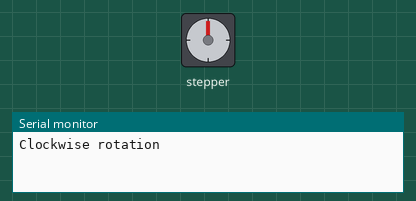
Simulated run of this sketch. Board: Arduino Uno, built with avr-gcc and run on an emulated ATmega328P. Shown: stepper motor, the last lines printed to the serial monitor. Stepper angles assume 2048 steps per turn.

Above: at 0.05 s.
At 2.0 s:
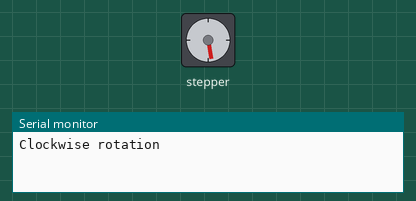
At 4.0 s:
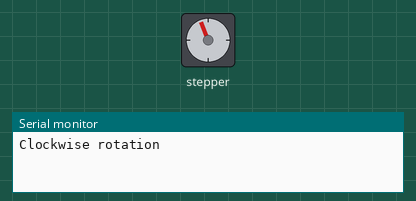
At 9.85 s:
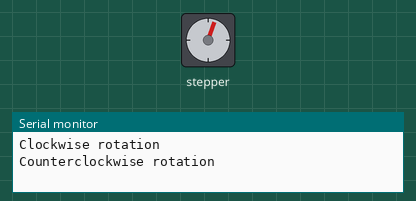
Timing chart, 0 to 15.7 s (numbered marks = the images above):
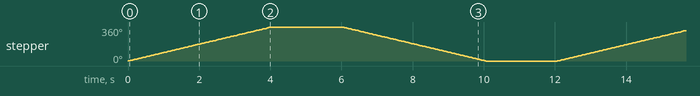

The sketch:

motor2.ino
```cpp
#include <Stepper.h>

int motorPin9 = 9;   // Driver: IN1
int motorPin10 = 10; // Driver: IN2
int motorPin11 = 11; // Driver: IN3
int motorPin12 = 12; // Driver: IN4

int stepsPerRevolution = 2048; // number of steps per full revolution

Stepper myStepper(stepsPerRevolution, motorPin9, motorPin11, motorPin10, motorPin12);  // Note: order is NOT 9, 10, 11, 12

// 10 and 15 works, 20 is too high.
// 15: one revolution takes 4 seconds.
int rpm = 15;

void setup() {
  myStepper.setSpeed(rpm);
  Serial.begin(9600);
}

void loop(){
  // Note: .step() is a blocking call -- it will execute the number of steps specified and then return.

  Serial.println("Clockwise rotation");
  myStepper.step(stepsPerRevolution);   // one full rotation CW.
  delay(2000);

  Serial.println("Counterclockwise rotation");
  myStepper.step(-stepsPerRevolution);  // one full rotation CCW
  delay(2000);
}
```

Measured:
- by itself, stepper: turns 360° clockwise in 4.0 s, then 360° counter-clockwise in 4.0 s, repeating every 12.1 s
